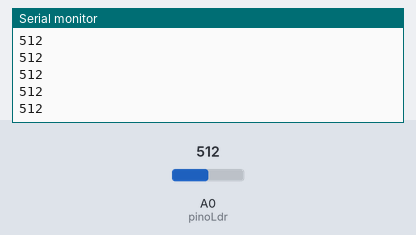
Recording of a sketch running on a simulated Arduino Uno, built with avr-gcc and run on an emulated ATmega328P. Parts: the last lines printed to the serial monitor. Inputs (shaded band) come from the test bench; at power-on: A0 (pinoLdr) = 512.

Above: at 1.2 s.
1.3 s: A0 (pinoLdr) set to 716
At 1.68 s:
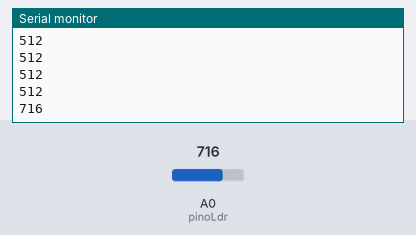
2.8 s: A0 (pinoLdr) set to 900
At 2.93 s:
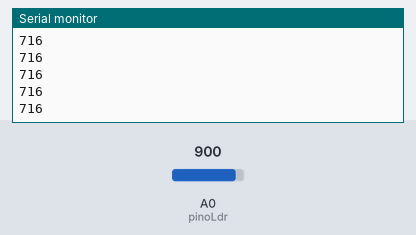
Timing chart, 0 to 5.8 s (numbered marks = the images above; inputs shaded):
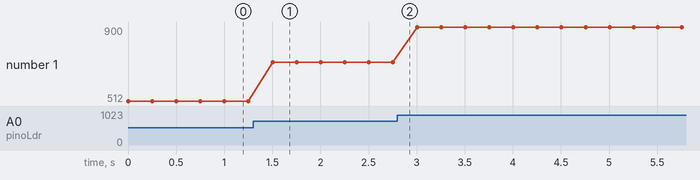

The sketch:

projeto_16_ldr.ino
```cpp
int pinoLdr = 0;

int ldr = 0;

void setup()  {
  Serial.begin(9600);
}

void loop() {
  ldr = analogRead(pinoLdr);
  Serial.println(ldr);
  delay(250);
}
```

Measured:
- after the input at 1.3 s, the serial monitor: prints a new line after 0.20 s (image 1)
- plotted number 1: 512 → 716 after the input at 1.3 s, 716 → 900 after the input at 2.8 s
